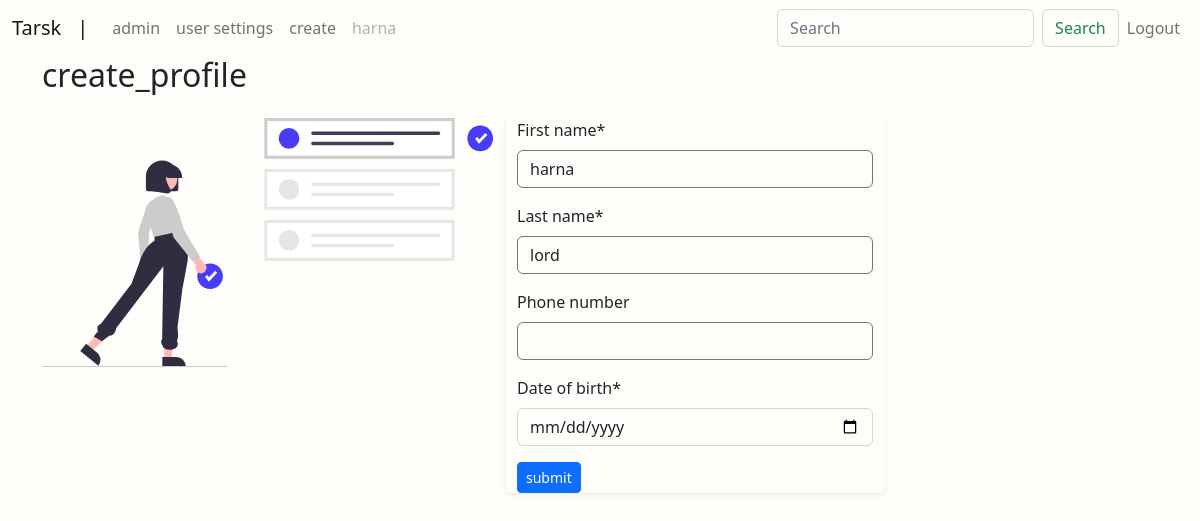
Page /accounts/edit_profile/ (signed in) on the committed database.
### accounts/models.py (models this page shows, shortened)
class MyUser(AbstractBaseUser):
    email = models.EmailField(
        verbose_name='email address',
        max_length=255,
        unique=True,
    )
    is_active = models.BooleanField(default=True)
    is_admin = models.BooleanField(default=False)
    objects = MyUserManager()
    USERNAME_FIELD = 'email'

class Profile(models.Model):
    user = models.OneToOneField(MyUser, related_name='profile', on_delete=models.CASCADE)
    first_name = models.CharField(max_length=200,null=True,blank=False)
    last_name = models.CharField(max_length=200,null=True)
    date_of_birth = models.DateField(blank=False,null=True)
    phone_number = PhoneNumberField(null=True,blank=True)
    online = models.BooleanField(default=False,blank=True)
    def __str__(self):
        if self.first_name != None:
            return f"{self.first_name}"
        return f"{self.user}'s  profile"

### accounts/views.py (the view, shortened to what this page needs)
# urls.py: path("edit_profile/", views.edit_profile, name="edit_profile"),
def edit_profile(request):
    form = ProfileEditForm(request.POST or None, instance=request.user.profile)
    from_signup = False
    if request.user.profile.first_name == None:
        from_signup = True
    template_name = 'accounts/edit_profile.html'
    context = {'form':form}
    return render(request,template_name,context)

### accounts/forms.py
class ProfileEditForm(forms.ModelForm):
    class Meta:
        model = Profile
        fields = ('first_name', 'last_name','phone_number', 'date_of_birth')
        widgets={
            "date_of_birth": Date_input(attrs={"class":'border-success border-opacity-25',}),
        }

### accounts/templates/accounts/edit_profile.html (shortened to what this page needs)
{% extends "accounts/base.html" %}
{% load crispy_forms_tags %}
{% load static %}
{% block content %}
  <h2>create_profile</h2>
  <div class="flex-row gap-3 justify-content-around">
    <div class="row  pt-3">
      <div id="imgdiv" class="col-sm-5 text-center">
            <img class="thumbnail img-responsive"  src="{% static '/images/index.svg' %}"
                style="max-width:100%;height: auto;max-height: 100%;">
     </div>
     <div class="col-sm-4 shadow-sm rounded">
        <form method="post">
          {{ form|crispy }}
          <button class="btn btn-primary btn-sm" type="submit">submit</button>
        </form>
      </div>
    </div>
  </div>
{% endblock %}

### accounts/templates/accounts/base.html (shortened to what this page needs)
{% load static %}
<!doctype html>
<html lang="en">
  <head>
    <link href="https://cdn.jsdelivr.net/npm/bootstrap@5.2.0-beta1/dist/css/bootstrap.min.css" rel="stylesheet">
    <link rel="stylesheet" href="{% static '/css/main.css' %}">
  </head>
  <body>
    <nav class=" navbar navbar-expand-lg">
      <div class="container-fluid h-25">
        <a class="navbar-brand"
        {% if request.user.is_authenticated %}
              href="{% url 'task:dashboard' %}"
              {% else %}
              href="http://127.0.0.1:8000/"
              {% endif %}
        >Tarsk</a>
        <a class="navbar-brand" href="#">|</a>
        <div class="collapse navbar-collapse" id="navbarSupportedContent">
          <ul class="navbar-nav me-auto mb-2 mb-lg-0">
            {% if user.is_admin %}
            <li class="nav-item">
              <a class="nav-link" href="http://127.0.0.1:8000/admin/">admin</a>
            </li>
            {% endif %}
            {% if user.is_authenticated %}
            <li class="nav-item">
              <a class="nav-link" href="{% url 'accounts:settings' %}">user settings</a>
            </li>
            <li class="nav-item">
              <a class="nav-link" href="{% url 'task:create_task' %}">create</a>
            </li>
            <li class="nav-item">
              <a class="nav-link disabled">{{request.user.profile}}</a>
            </li>
            {% endif %}
          </ul>
          {% if request.user.is_authenticated %}
          <form class="d-flex" role="search" method="GET" action="{% url 'task:search' %}">
            <input class="form-control me-2 border-success border-opacity-25" type="search" placeholder="Search" aria-label="Search" name="q">
            <button class="btn btn-outline-success border-success border-opacity-25" type="search">Search</button>
          </form>
          <ul class="navbar-nav">
            <li class="nav-item">
              <a class="nav-link" href="{% url 'accounts:logout' %}"> Logout</a>
            </li>
          {% endif %}
          </ul>
        </div>
      </div>
    </nav>
    <div class="container" style="background-size: cover; height: 100vh;">
      {% block content %}
      {% endblock %}
    </div>
  </body>
</html>

### accounts/static/css/main.css (style rules this page uses)
body { background-color:rgb(255, 253, 250); background-size: cover; }
.card,.form-control { background-color: transparent; border-color:rgb(117, 117, 117); }

### rows in the picture
MyUser: user.profile "harna"
Profile: first_name "harna", last_name "lord"
